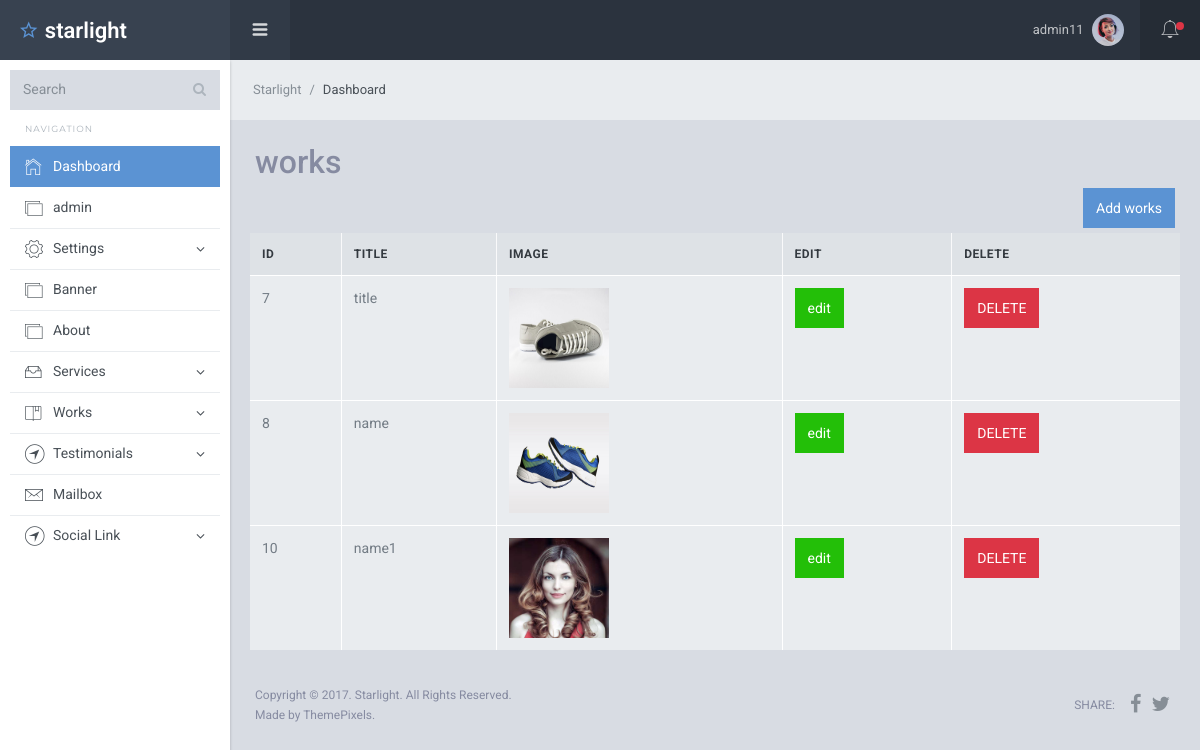
Screenshot of /admin/works-list.php (signed in) with the database file from the repository.
### tables this page shows
CREATE TABLE `works` (
  `id` int(11) NOT NULL,
  `title` varchar(255) NOT NULL,
  `image` varchar(255) NOT NULL
);

### admin/works-list.php (the view, shortened to what this page needs)
<?php
include 'inc/header.php';
include 'db.php';
?>
    <div class="sl-mainpanel">
      <nav class="breadcrumb sl-breadcrumb">
        <a class="breadcrumb-item" href="index.php">Starlight</a>
        <span class="breadcrumb-item active">Dashboard</span>
      </nav>
      <div class="sl-pagebody">
<h2>works</h2>
  <a href="works.php" class="btn btn-info float-right">Add works</a>
  </div>
  <div class="card-body">
    <div class="table-responsive">
    <?php
        $query = "SELECT * FROM works";
        $query_run = mysqli_query($connection, $query);
    ?>
      <table class="table table-bordered" id="dataTable" width="100%" cellspacing="0">
        <thead>
          <tr>
              <th> ID </th>
              <th> Title </th>
              <th>image</th>
              <th>EDIT</th>
              <th>DELETE</th>
          </tr>
        </thead>
        <tbody>
        <?php
        if(mysqli_num_rows($query_run) > 0)
        {
            while($row = mysqli_fetch_assoc($query_run))
            {
               ?>
          <tr>
            <td><?php  echo $row['id']; ?></td>
            <td><?php  echo $row['title']; ?></td>
            <td><img src="<?php  echo "upload/works/".$row['image']; ?>" style="width: 100px; height:100px;" alt="no image"></td>
            <td>
            <a class="btn btn-success"  href="works_edit.php?id=<?php echo $row['id']?>">edit</a>
            </td>
            <td>
                <form action="works-delete.php" method="post">
                  <button type="submit" name="delete_btn" class="btn btn-danger"> DELETE</button>
                </form>
            </td>
          </tr>
          <?php
            }
        }
        else {
            echo "No Record Found";
        }
        ?>
        </tbody>
      </table>
</div>
        </div>
     <?php
     include 'inc/footer.php';
     ?>

### rows the page displays
works: id "7", title "title", image (picture)
works: id "8", title "name", image (picture)
works: id "10", title "name1", image (picture)

### other values shown
$_SESSION['name'] "admin11"
